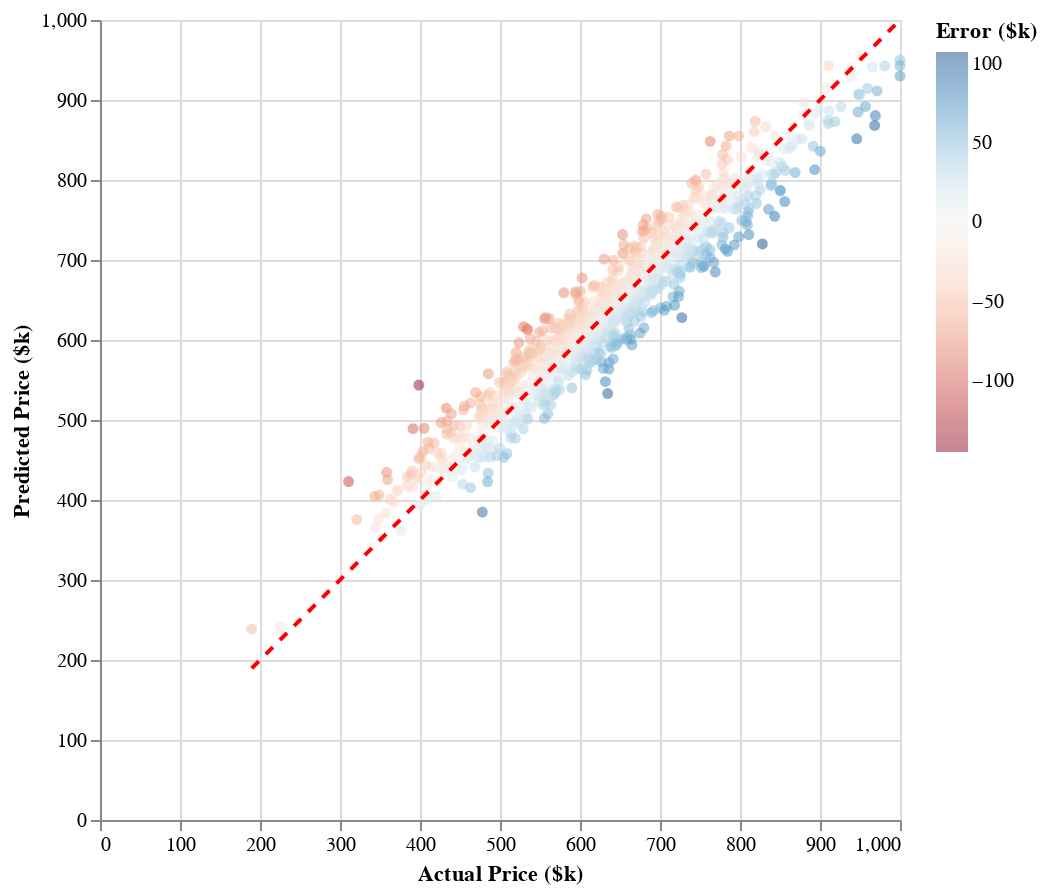

Notebook cell for this chart:
### Markdown cell above
## Part 8: Prediction Visualization

Visualize how well our best model predicts house prices.

### Code cell
# Use XGBoost predictions for visualization
pred_df = pd.DataFrame({
    'actual': y_test.values,
    'predicted': xgb_test_pred,
    'error': y_test.values - xgb_test_pred
})

# Scatter plot: actual vs predicted
scatter = alt.Chart(pred_df).mark_circle(opacity=0.5).encode(
    x=alt.X('actual:Q', title='Actual Price ($k)'),
    y=alt.Y('predicted:Q', title='Predicted Price ($k)'),
    color=alt.Color('error:Q', scale=alt.Scale(scheme='redblue', domainMid=0), 
                    title='Error ($k)')
).properties(
    width=400,
    height=400
)

# Add perfect prediction line (y=x)
perfect_line = alt.Chart(pd.DataFrame({'x': [pred_df['actual'].min(), pred_df['actual'].max()]})).mark_line(
    color='red', strokeDash=[5, 5]
).encode(
    x='x:Q',
    y='x:Q'
)

(scatter + perfect_line).resolve_scale(color='independent')

### Figure 1 — Vega-Lite specification as saved in the notebook (floating-point values rounded to 4 significant figures; data arrays with more than 128 entries replaced by an {"elided": "..."} marker saying what was removed)
{"config": {"view": {"continuousWidth": 300, "continuousHeight": 300}}, "layer": [{"data": {"name": "data-b920f53089160fe7eafebf13d5452c3e"}, "mark": {"type": "circle", "opacity": 0.5}, "encoding": {"color": {"field": "error", "scale": {"domainMid": 0, "scheme": "redblue"}, "title": "Error ($k)", "type": "quantitative"}, "x": {"field": "actual", "title": "Actual Price ($k)", "type": "quantitative"}, "y": {"field": "predicted", "title": "Predicted Price ($k)", "type": "quantitative"}}}, {"data": {"name": "data-54935b395ef45f6081ab0a56c1311f85"}, "mark": {"type": "line", "color": "red", "strokeDash": [5, 5]}, "encoding": {"x": {"field": "x", "type": "quantitative"}, "y": {"field": "x", "type": "quantitative"}}}], "height": 400, "resolve": {"scale": {"color": "independent"}}, "width": 400, "$schema": "https://vega.github.io/schema/vega-lite/v6.1.0.json", "datasets": {"data-b920f53089160fe7eafebf13d5452c3e": {"elided": "1000 records"}, "data-54935b395ef45f6081ab0a56c1311f85": [{"x": 189.6}, {"x": 1000.0}]}}
